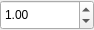
<?xml version="1.0" encoding="UTF-8"?>
<ui version="4.0">
 <class>Form</class>
 <widget class="QWidget" name="Form">
  <property name="geometry">
   <rect>
    <x>0</x>
    <y>0</y>
    <width>94</width>
    <height>30</height>
   </rect>
  </property>
  <property name="sizePolicy">
   <sizepolicy hsizetype="MinimumExpanding" vsizetype="MinimumExpanding">
    <horstretch>0</horstretch>
    <verstretch>0</verstretch>
   </sizepolicy>
  </property>
  <property name="windowTitle">
   <string>Form</string>
  </property>
  <layout class="QHBoxLayout" name="horizontalLayout">
   <property name="spacing">
    <number>3</number>
   </property>
   <property name="margin">
    <number>0</number>
   </property>
   <item>
    <widget class="QDoubleSpinBox" name="doubleSpinBox">
     <property name="maximumSize">
      <size>
       <width>16777215</width>
       <height>30</height>
      </size>
     </property>
     <property name="toolTip">
      <string>Lines thickness</string>
     </property>
     <property name="value">
      <double>1.000000000000000</double>
     </property>
    </widget>
   </item>
  </layout>
 </widget>
 <resources/>
 <connections/>
</ui>
